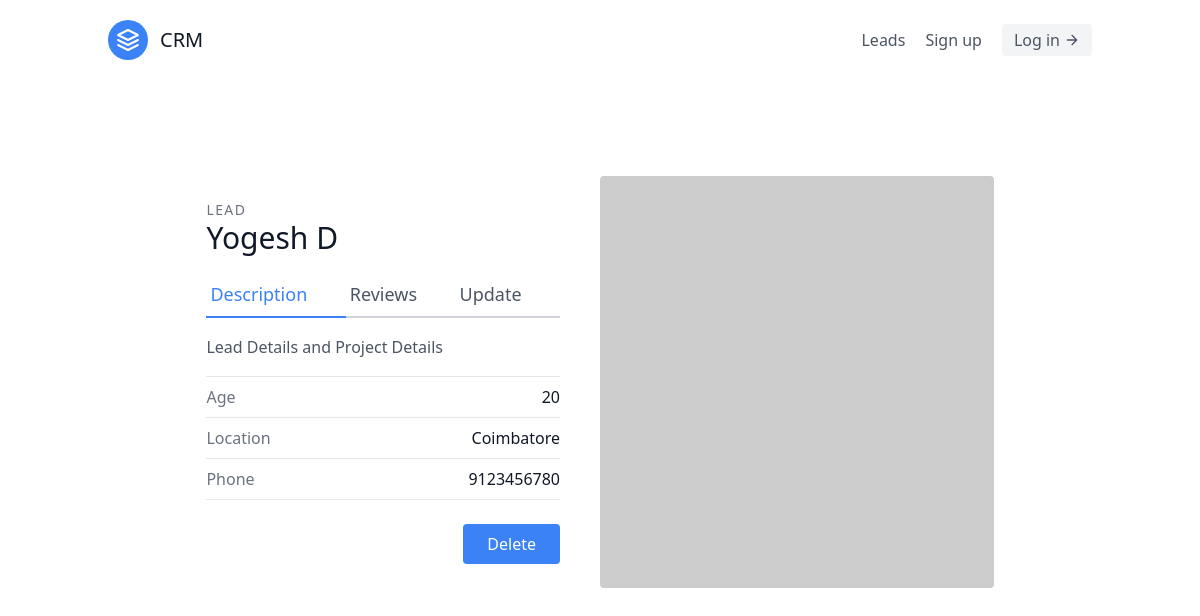
The app's page /leads/1/ with its own data.
### leads/models.py (models this page shows, shortened)
class Leads(models.Model):
    first_name=models.CharField(max_length=100)
    last_name=models.CharField(max_length=100)
    age=models.IntegerField()
    agent=models.ForeignKey(Agent,on_delete=models.CASCADE)
    class Meta:
        verbose_name_plural="Leads"

### leads/views.py (the view)
# urls.py: path("<int:pk>/",LeadDetailView.as_view(),name="leads-details"),
class LeadDetailView(DetailView):
    template_name="leads/leads_details.html"
    queryset=Leads.objects.all()
    context_object_name="lead"

### leads/templates/leads/leads_details.html
{% extends "base.html" %}
{% block content %}
<section class="text-gray-600 body-font overflow-hidden">
    <div class="container px-5 py-24 mx-auto">
      <div class="lg:w-4/5 mx-auto flex flex-wrap">
        <div class="lg:w-1/2 w-full lg:pr-10 lg:py-6 mb-6 lg:mb-0">
          <h2 class="text-sm title-font text-gray-500 tracking-widest">LEAD</h2>
          <h1 class="text-gray-900 text-3xl title-font font-medium mb-4">{{lead.first_name}} {{lead.last_name}}</h1>
          <div class="flex mb-4">
            <a class="flex-grow text-blue-500 border-b-2 border-blue-500 py-2 text-lg px-1">Description</a>
            <a class="flex-grow border-b-2 border-gray-300 py-2 text-lg px-1">Reviews</a>
            <a href="{% url "leads:leads-update" lead.pk %}" class="flex-grow border-b-2 border-gray-300 py-2 text-lg px-1 hover:text-blue-300">Update</a>
          </div>
          <p class="leading-relaxed mb-4">Lead Details and Project Details</p>
          <div class="flex border-t border-gray-200 py-2">
            <span class="text-gray-500">Age</span>
            <span class="ml-auto text-gray-900">{{lead.age}}</span>
          </div>
          <div class="flex border-t border-gray-200 py-2">
            <span class="text-gray-500">Location</span>
            <span class="ml-auto text-gray-900">Coimbatore</span>
          </div>
          <div class="flex border-t border-b mb-6 border-gray-200 py-2">
            <span class="text-gray-500">Phone</span>
            <span class="ml-auto text-gray-900">9123456780</span>
          </div>
          <div class="flex">
            <button class="flex ml-auto text-white bg-blue-500 border-0 py-2 px-6 focus:outline-none hover:bg-blue-600 rounded"><a href ="{% url "leads:leads-delete" lead.pk %}"> Delete</a></button>
          </div>
        </div>
        <img alt="ecommerce" class="lg:w-1/2 w-full lg:h-auto h-64 object-cover object-center rounded" src="https://dummyimage.com/400x400">
      </div>
    </div>
  </section>
{% endblock content %}

### records on screen
Leads: first_name "Yogesh", last_name "D", age "20"
